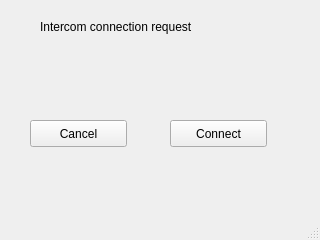
<?xml version="1.0" encoding="UTF-8"?>
<ui version="4.0">
 <class>MainWindow</class>
 <widget class="QMainWindow" name="MainWindow">
  <property name="geometry">
   <rect>
    <x>0</x>
    <y>0</y>
    <width>320</width>
    <height>240</height>
   </rect>
  </property>
  <property name="windowTitle">
   <string>Intercom Connect</string>
  </property>
  <widget class="QWidget" name="centralwidget">
   <widget class="QPushButton" name="btnCancel">
    <property name="geometry">
     <rect>
      <x>30</x>
      <y>120</y>
      <width>97</width>
      <height>27</height>
     </rect>
    </property>
    <property name="text">
     <string>Cancel</string>
    </property>
   </widget>
   <widget class="QPushButton" name="btnConnect">
    <property name="geometry">
     <rect>
      <x>170</x>
      <y>120</y>
      <width>97</width>
      <height>27</height>
     </rect>
    </property>
    <property name="text">
     <string>Connect</string>
    </property>
   </widget>
   <widget class="QLabel" name="lblConnect">
    <property name="geometry">
     <rect>
      <x>40</x>
      <y>20</y>
      <width>241</width>
      <height>71</height>
     </rect>
    </property>
    <property name="text">
     <string>Intercom connection request</string>
    </property>
    <property name="alignment">
     <set>Qt::AlignLeading|Qt::AlignLeft|Qt::AlignTop</set>
    </property>
    <property name="wordWrap">
     <bool>true</bool>
    </property>
   </widget>
  </widget>
  <widget class="QStatusBar" name="statusbar"/>
 </widget>
 <resources/>
 <connections/>
</ui>
